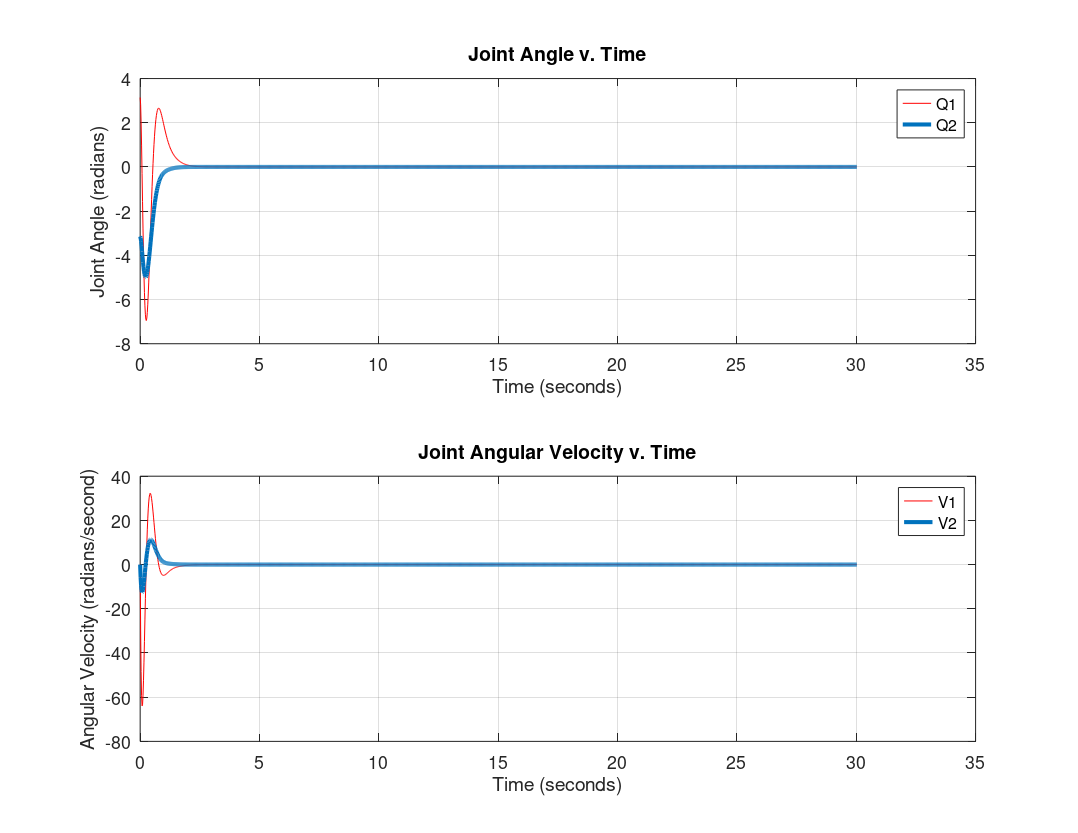

Here is the MATLAB script that generated this plot:
function [plot1,plot2] = StateFeedback
    load data
    t = processdata.t;

    load('ref.mat','ref','A','B','C','equil','K','kRef','equil','x0')
    
    x = [];
    for i = 1:length(t)
       x = [x expm((A-B*K)*t(i))*x0];
    end
    
    q1 = x(1,:);
    q2 = x(2,:);
    v1 = x(3,:);
    v2 = x(4,:);
    
    subplot(2,1,1);
    plot1 = plot(t,q1,'r-',t,q2,'-','linewidth',3);
    grid on
    set(gca,'fontsize',13);
    legend('Q1','Q2');
    xlabel('Time (seconds)');
    ylabel('Joint Angle (radians)');
    set(gcf,'paperorientation','landscape');
    set(gcf,'paperunits','normalized');
    set(gcf,'paperposition',[0 0 1 1]);
    title('Joint Angle v. Time')

    subplot(2,1,2);
    plot2=plot(t,v1,'r-',t,v2,'-','linewidth',3);
    grid on
    set(gca,'fontsize',13);
    legend('V1','V2');
    xlabel('Time (seconds)');
    ylabel('Angular Velocity (radians/second)');
    set(gcf,'paperorientation','landscape');
    set(gcf,'paperunits','normalized');
    set(gcf,'paperposition',[0 0 1 1]);
    title('Joint Angular Velocity v. Time')
    print(gcf,'-dpdf','q1.pdf');
end